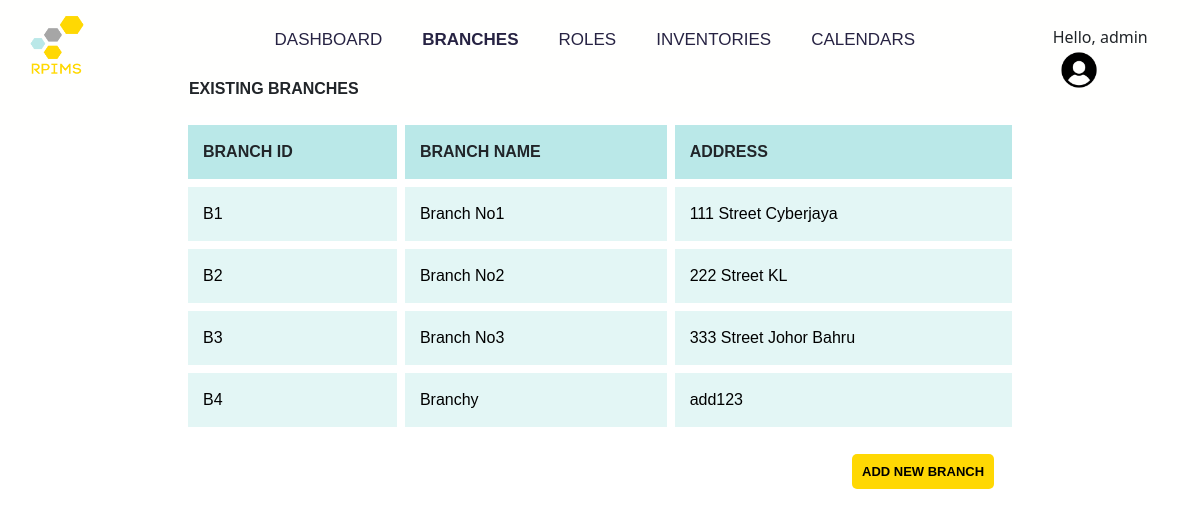
The page /branches (signed in) on the database as committed earlier.
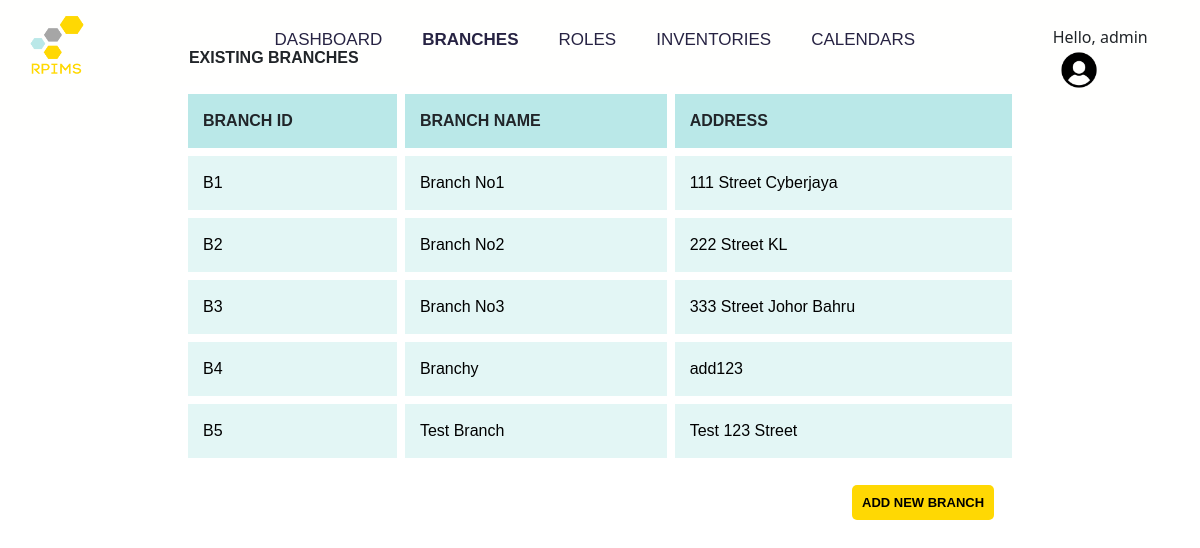
The same page on the database as committed later.
### admin_dash/models.py (models this page shows, shortened)
class Branch_Location(models.Model):
    Branch_Name = models.CharField(max_length=50, unique=True)
    Branch_address = models.CharField(max_length=255, unique=True)
    Branch_phonenumber = models.IntegerField(default = 1, validators=[MaxValueValidator(6000000000000), MinValueValidator(6000000000)])
    Branch_state = models.CharField(max_length = 20,choices = state_choices, default ='default')

### admin_dash/views.py (the view)
# urls.py: path('branches', views.branches, name="branches"),
def branches(request):
    mybranches = Branch_Location.objects.all().values()
    template = loader.get_template('admin_dash/branches.html')
    context = {
        'mybranches': mybranches
    }
    return HttpResponse(template.render(context,request))

### users/models.py (called while the page is built)
    def __str__(self):
        return self.username

### admin_dash/templates/admin_dash/branches.html (shortened to what this page needs)
{% extends "admin_dash/layout.html" %}
{% block content %}
{% if user.is_authenticated %}
    {% if user.role == "ADMIN"%}
    {% load static %}
    {% load bootstrap5 %}
    {% bootstrap_css %}
    <link rel="stylesheet" href="{% static 'css/lists.css' %}">
    <body>
        <div class="content">
            <p style="font-weight: bold;">&nbsp;&nbsp;EXISTING BRANCHES</p>
            <table class="style1">
                <tr style="font-weight: bold; background-color: #bae8e8;">
                    <th class="style1">BRANCH ID</th>
                    <th class="style1">BRANCH NAME</th>
                    <th class="style1">ADDRESS</th>
                </tr>
                    {% for x in mybranches %}
                    <tr class="style1">
                        <td class="style1"><a href="{% url 'viewbranch' x.id %}" style="color: black; text-decoration: none;">B{{x.id}}</a></td>
                        <td class="style1"><a href="{% url 'viewbranch' x.id %}" style="color: black; text-decoration: none;">{{x.Branch_Name}}</a></td>
                        <td class="style1"><a href="{% url 'viewbranch' x.id %}" style="color: black; text-decoration: none;">{{x.Branch_address}}</a></td>
                    </tr>
                    {% endfor %}
            </table>
            <br>
            <a class="add" href="{% url 'addbranch' %}">ADD NEW BRANCH</a>
        </div>
    </body>
    {% else %}
    <h1>Sorry, you must be an ADMIN to view this page.</h1>
    <a href="{% url 'login_user' %}"> LOG IN NOW</a>
    {% endif %}
{% else %}
    <h1>Sorry, you must be logged in to view this page.</h1>
    <a href="{% url 'login_user' %}"> LOG IN NOW</a>
{% endif %}
{% endblock %}

Rows that differ between the two databases and show on the page:
added Branch_Location: id "5", Branch_Name "Test Branch", Branch_address "Test 123 Street"
